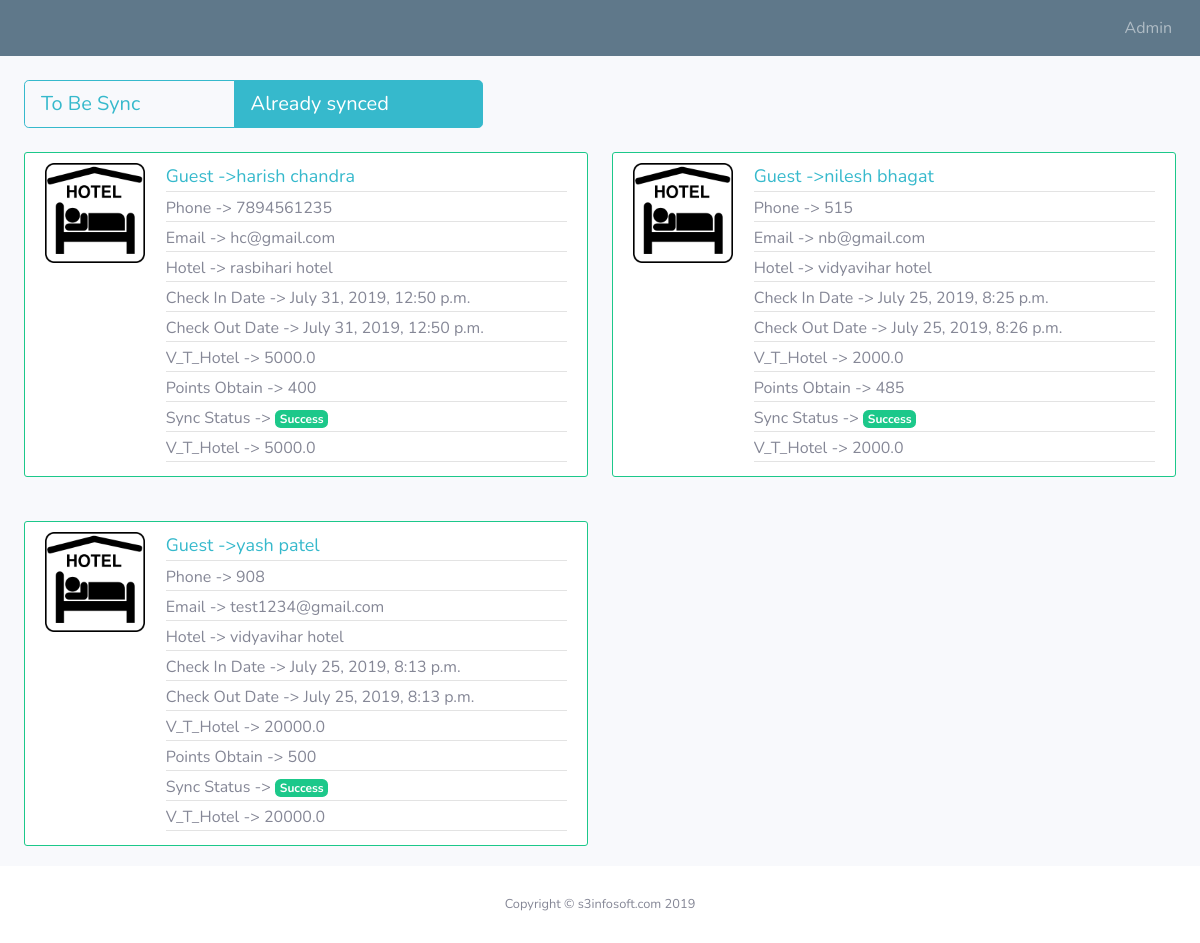
Page /already_synced/ (signed in) on the earlier database version.
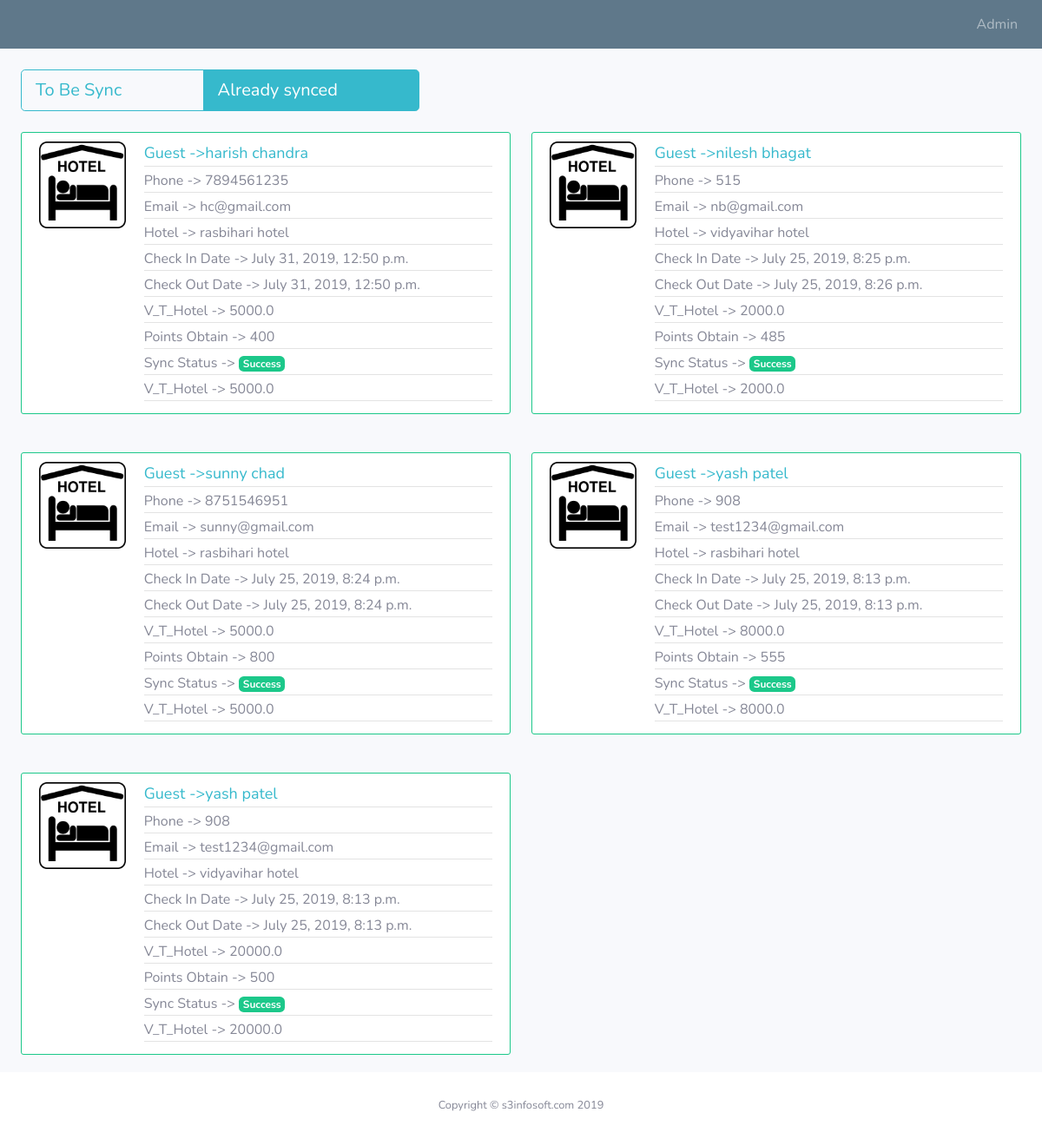
Same page on the later database version.
### payment_tracker_app/models.py (models this page shows, shortened)
class Reservations(models.Model):
	guest=models.ForeignKey(Guest,on_delete=models.PROTECT)
	hotel=models.ForeignKey(Hotel,on_delete=models.PROTECT,null=True)
	payment=models.ForeignKey(Payment,on_delete=models.PROTECT)
	points_obtain=models.IntegerField()
	check_in=models.DateTimeField()
	check_out=models.DateTimeField()
	room_allocation_data=models.ManyToManyField(RoomAllocation)
	reference_number=models.CharField(max_length=1000, blank=True,unique=True,default=uuid.uuid4)
	v_t_hotel=models.FloatField(max_length=30)#(by this reservation only)
	date=models.CharField(max_length=50,default=timezone.now)
	sync=models.BooleanField(default=False)
	unique_id=models.CharField(max_length=1000, blank=True,null=True, unique=True, default=uuid.uuid4)

class Hotel(models.Model):
	name=models.CharField(max_length=50)
	image=models.ImageField(default='hotel.png')
	address=models.TextField()
	contact_p_name=models.CharField(max_length=50)
	contact_p_email=models.EmailField(max_length=30,blank=True)
	contact_p_phone=models.CharField(max_length=12)
	reward_ratio=models.FloatField(max_length=30)
	unique_id=models.CharField(max_length=1000, blank=True,null=True, unique=True, default=uuid.uuid4)

class Guest(models.Model):
	first_name=models.CharField(max_length=50)
	last_name=models.CharField(max_length=50)
	phone= models.CharField(max_length=12,blank=True,null=True)
	email=models.EmailField(max_length=30,blank=True)
	address=models.TextField(blank=True,null=True)
	unique_id=models.CharField(max_length=1000, blank=True,null=True, default=uuid.uuid4)

### payment_tracker_app/views.py (the view)
# urls.py: path("already_synced/", views.AlreadySyncedListView.as_view(), name="already_synced"),
class AlreadySyncedListView(LoginRequiredMixin,ListView):
    model = Reservations
    template_name = 'synced.html'
    context_object_name = 'reservations'
    def get_queryset(self):
      r_objs=Reservations.objects.filter(sync=True)#.order_by('-date')
      if len(r_objs)!=0:
        return r_objs[::-1]
      else:
        return [0]

### templates/synced.html (shortened to what this page needs)
{% extends "base.html" %}
{% load static %}
{% block extra_css %}
  <link href="{% static 'css/earn_spend_history.css' %}" rel="stylesheet" type="text/css">
  {% endblock extra_css %}
{% block content %}
<div class="btn-group btn-group-lg">
  <a href="{% url 'index' %}" class="btn btn-outline-info">To Be Sync &nbsp;
  &nbsp;&nbsp;&nbsp;&nbsp;&nbsp;&nbsp;&nbsp;&nbsp;&nbsp;&nbsp;&nbsp;&nbsp;</a>
  <a href="{% url 'already_synced' %}" class="btn btn-outline-info active">Already synced&nbsp;&nbsp;&nbsp;&nbsp;&nbsp;&nbsp;&nbsp;&nbsp;&nbsp;&nbsp;&nbsp;&nbsp;&nbsp;&nbsp;&nbsp;</a>
</div>
<div class="row">
{% for reservation in reservations %}
    {% if reservation < 1 %}
                <h2> No any Synced Record </h2>
      {% else%}
        <div class="col-sm-6" >
          <br>
              <article class="media content-section border border-success">
                <img class="rounded" src="{{reservation.hotel.image.url}}" width="100" height="100">
                <div class="media-body">
                  <div class="article-metadata">
                    <font size="4"><spam class="text-info" >Guest ->{{reservation.guest.first_name}} {{reservation.guest.last_name}}</spam></font>
                  </div>
                  <div class="article-metadata">
                     Phone -> {{reservation.guest.phone}}
                  </div>
                  <div class="article-metadata">
                     Email -> {{reservation.guest.email}}
                  </div>
                  <div class="article-metadata">
                     Hotel -> {{reservation.hotel.name}}
                  </div>
                  <div class="article-metadata">
                     Check In Date -> {{reservation.check_in}}
                  </div>
                  <div class="article-metadata">
                     Check Out Date -> {{reservation.check_out}}
                  </div>
                  <div class="article-metadata">
                    V_T_Hotel -> {{reservation.v_t_hotel}}
                  </div>
                  <div class="article-metadata">
                     Points Obtain -> {{reservation.points_obtain}}
                  </div>
                  <div class="article-metadata">
                       Sync Status ->
                       <span class="badge badge-success">Success</span>
                  </div>
                   <div class="article-metadata">
                    V_T_Hotel -> {{reservation.v_t_hotel}}
                  </div>
                </div>
              </article>
          </div>
       {% endif %}
{% endfor %}
</div>
{% endblock content %}

Differences in the rows shown:
now on this page (row edited): Reservations: hotel.image (picture), guest.first_name "sunny", guest.last_name "chad", guest.phone "8751546951", guest.email "sunny@gmail.com", hotel.name "rasbihari hotel", check_in "July 25, 2019, 8:24 p.m.", check_out "July 25, 2019, 8:24 p.m.", v_t_hotel "5000.0", points_obtain "800"
now on this page (row edited): Reservations: hotel.image (picture), guest.first_name "yash", guest.last_name "patel", guest.phone "908", guest.email "test1234@gmail.com", hotel.name "rasbihari hotel", check_in "July 25, 2019, 8:13 p.m.", check_out "July 25, 2019, 8:13 p.m.", v_t_hotel "8000.0", points_obtain "555"
